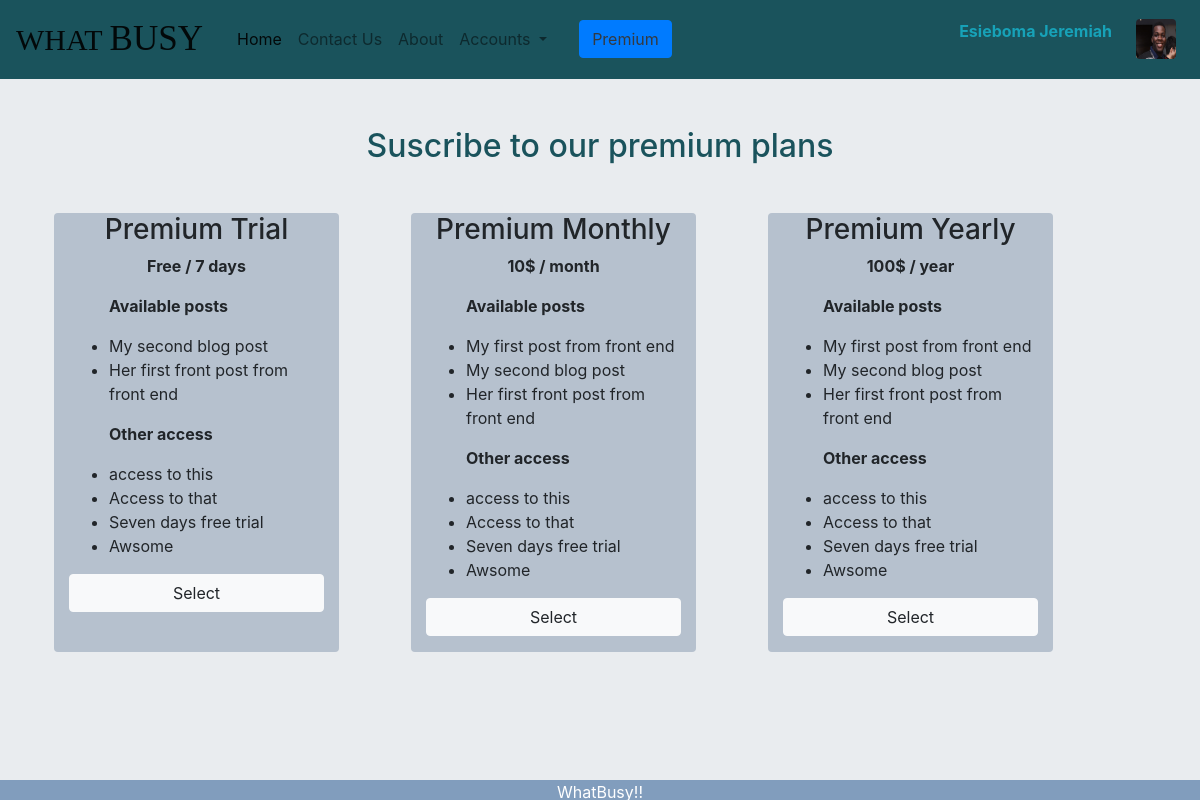
The app's page /premium/ (signed in), older data.
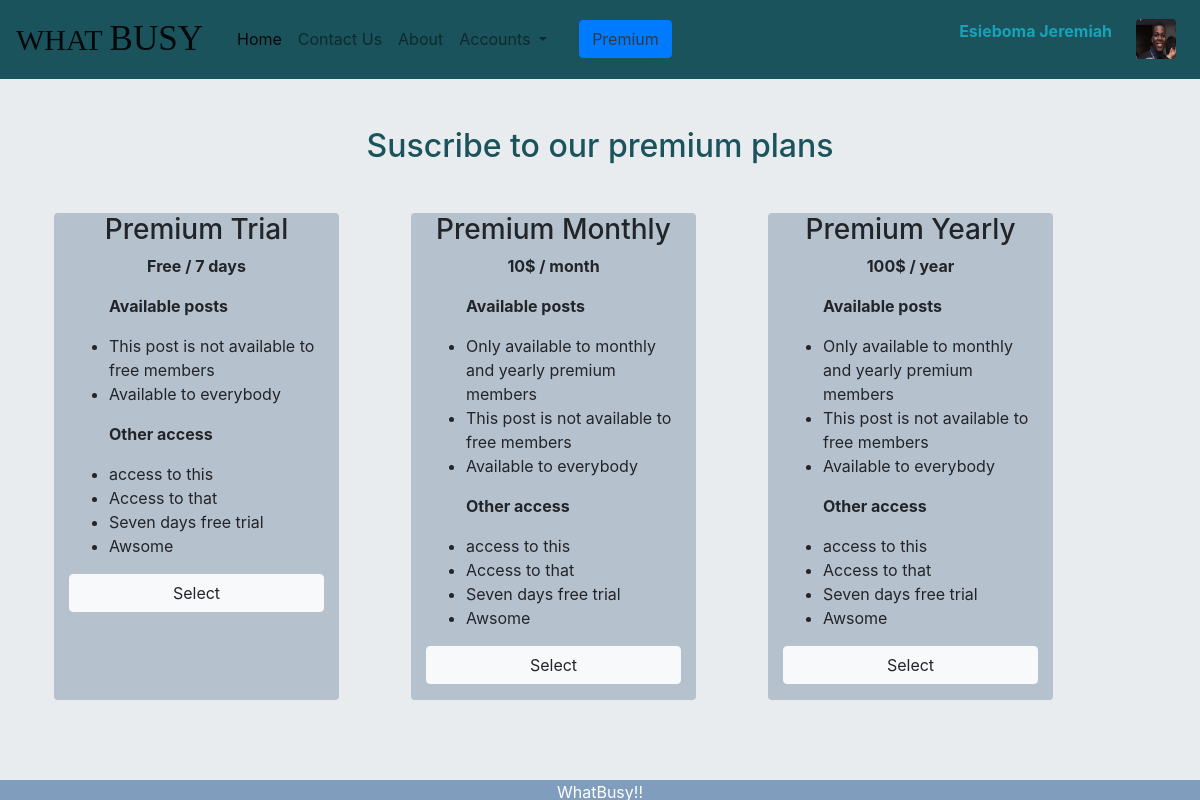
The same page, newer data.
### profiles/models.py (models this page shows, shortened)
class UserProfile(models.Model):
	user=models.OneToOneField(to=User, on_delete=models.CASCADE, null=True, blank=True)
	name=models.CharField(max_length=200)
	dob=models.DateField()
	image=models.ImageField(default='profile_pics/default.jpg', upload_to='profile_pics')
	mobile=models.CharField(max_length=200)
	website=models.URLField()
	facebook=models.URLField()

class Memberships(models.Model):
	Membership_type=models.CharField(choices=membership_choices, default='free', max_length=40)
	stripe_plan_id=models.CharField(max_length=40)
	price=models.CharField(max_length=40)

class Post(models.Model):
	title=models.CharField(max_length=200)
	author=models.ForeignKey(to=User, on_delete=models.CASCADE)
	content=models.TextField()
	date_posted=models.DateTimeField(default=timezone.now)
	allowed_memberships=models.ManyToManyField(to=Memberships)

### checkout/views.py (the view, shortened to what this page needs)
# urls.py: path('premium/', login_required(checkout_views.PremiumView.as_view()), name='premium'),
class PremiumView(ListView):
    template_name='checkout/premium.html'
    model=Memberships

### checkout/templates/checkout/premium.html (shortened to what this page needs)
{%extends 'profiles/base.html'%}
{%load static%}
{%block content%}
<link rel="stylesheet" type="text/css" href="{% static 'css/base.css'%}">
<h2 class="text-center ">Suscribe to our premium plans</h2>
<div class="row mt-5 mb-5 ">
	{%for membership in object_list%}
	{%if membership.Membership_type != 'Free'%}
	<div class="ml-4 mr-5 mb-2 col-md-3 rounded">
			<h3 class="text-center">Premium {{membership.Membership_type}}</h3>
		<p class="text-center"><strong>{{membership.price}}</strong></p>
		<ul>
			<p><strong>Available posts</strong></p>
			{% for post in membership.post_set.all %}
				<li>{{post.title}}</li>
			{%endfor%}
		</ul>
		<ul>
			<p><strong>Other access</strong></p>
			<li>access to this </li>
			<li>Access to that</li>
			<li>Seven days free trial</li>
			<li>Awsome</li>
		</ul>
		<form method="POST" action="{%url 'premium'%}">
			{%if user.usermembership.membership.Membership_type  != membership.Membership_type %}
			<button class="mb-3 btn btn-block btn-light">Select</button>
			{%else%}
			<p><small>This is your current membership</small></p>
			{%endif%}
		</form>
	</div>
	{%endif%}
	{%endfor%}
</div>
{%endblock%}

### profiles/templates/profiles/base.html (shortened to what this page needs)
<!DOCTYPE html>
<html>
<head>
{%load static%}
    <link rel="stylesheet" href="https://stackpath.bootstrapcdn.com/bootstrap/4.3.1/css/bootstrap.min.css">
    <link rel="stylesheet" type="text/css" href="{% static 'css/base.css'%}">
</head>
<body>
	{%include 'profiles/navbar.html'%}
	<div class="container mt-5  ">
		{% block content%}
		{%endblock%}
<div class="footer">
  <p>WhatBusy!!</p>
</div>
	</div>
</body>
</html>

### profiles/templates/profiles/navbar.html (shortened to what this page needs)
{%load static%}
<nav class="navbar navbar-expand-lg navbar-light bg-light">
  <a class="navbar-brand" href="{%url 'home'%}"><span class="span1">WHAT <span class="span2">BUSY</span> </span></a>
  <div class="collapse navbar-collapse" id="navbarNavDropdown">
    <ul class="navbar-nav">
      <li class="nav-item active">
        <a class="nav-link" href="{%url 'home'%}">Home <span class="sr-only">(current)</span></a>
      </li>
      <li class="nav-item">
        <a class="nav-link" href="{%url 'contact'%}">Contact Us</a>
      </li>
      <li class="nav-item">
        <a class="nav-link" href="#">About</a>
      </li>
      <li class="nav-item dropdown">
        <a class="nav-link dropdown-toggle" href="#" id="navbarDropdownMenuLink" data-toggle="dropdown" aria-haspopup="true" aria-expanded="false">
          Accounts
        </a>
      </li>
    </ul>
    <div class="btn btn-primary ml-4">
      <a  class="text-dark" href="{%url 'premium'%}">Premium</a>
    </div>
  </div>
{%if user.is_authenticated%}
          <form class="form-inline my-2 my-lg-0 float-right">
          {%if user.userprofile%}
          <p class="mr-3"><strong><a class="text-info" href="{%url 'profile' user.userprofile.pk%}">{{user.userprofile.name}}</a></strong></p>
          <a class=" m-2" href="{% url 'profile' user.userprofile.pk %}"><img style="width: 40px; height: 40px;" class=" rounded img-fluid  float-right" src="{{user.userprofile.image.url}}"></a>
          {%else%}
            <a href="{%url 'profile_create'%}" class="btn btn-outline-light my-2 my-sm-0 m-2" href="#">Create Profile</a>
          {%endif%}
          </form>
  {%endif%}
</nav>

### static/css/base.css (style rules this page uses)
h2 { color: #1a535c; text-align : left; }
.span1 { font-family: Lucida Handwriting; font-size: 30px; padding-right: 10px; }
.span2 { font-family: Stencil Std; font-size:35px; }
.col-md-3 { background-color: #b6c1ce; }
.bg-light { background-color: #1a535c!important; }
body { margin: 0; font-family: -apple-system,BlinkMacSystemFont,"Segoe UI",Roboto,"Helvetica Neue",Arial,"Noto Sans",sans-serif,"Apple Color Emoji","Segoe UI Emoji","Segoe UI Symbol","Noto Color Emoji"; font-size: 1rem; font-weight: 400; line-height: 1.5; color: #212529; text-align: left; background-color: #e9ecef; }
.footer { position: fixed; left: 0; bottom: 0; width: 100%; background-color: #819dbd; height: 20px; color: white; text-align: center; }

Row changes from the older to the newer data that the page shows:
changed Post: title "My second blog post" → "This post is not available to free members"
changed Post: title "Her first front post from front end" → "Available to everybody"
changed Post: title "My first post from front end" → "Only available to monthly and yearly premium members"
